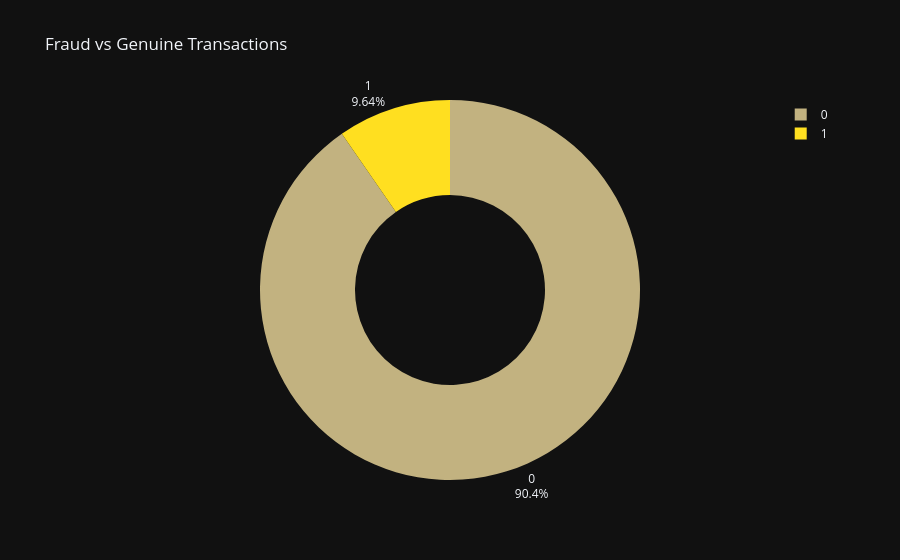

Notebook code for this chart:
### Markdown cell above
# Fraud vs Genuine Transactions

### Code cell
fraud_count = df['Fraudulent'].value_counts().reset_index()

fig = px.pie(
    fraud_count,
    names='Fraudulent',
    values='count',
    title='Fraud vs Genuine Transactions',
    color_discrete_sequence=['#C2B280', '#FFDF20'],
    hole=0.5
)

fig.update_traces(textinfo='percent+label', textposition='outside', marker_line=dict(color='#000047'))
fig.update_layout(template='plotly_dark')

fig.show()

### Figure 1 — Plotly figure (JSON) as saved in the notebook; plotly's stock layout.template omitted (floating-point values rounded to 4 significant figures)
{"data": [{"domain": {"x": [0, 1], "y": [0, 1]}, "hole": 0.5, "hovertemplate": "Fraudulent=%{label}<br>count=%{value}<extra></extra>", "labels": [0, 1], "legendgroup": "", "marker": {"line": {"color": "#000047"}}, "name": "", "showlegend": true, "textinfo": "percent+label", "textposition": "outside", "type": "pie", "values": [4518, 482]}], "layout": {"autosize": true, "legend": {"tracegroupgap": 0}, "piecolorway": ["#C2B280", "#FFDF20"], "title": {"text": "Fraud vs Genuine Transactions"}}}
